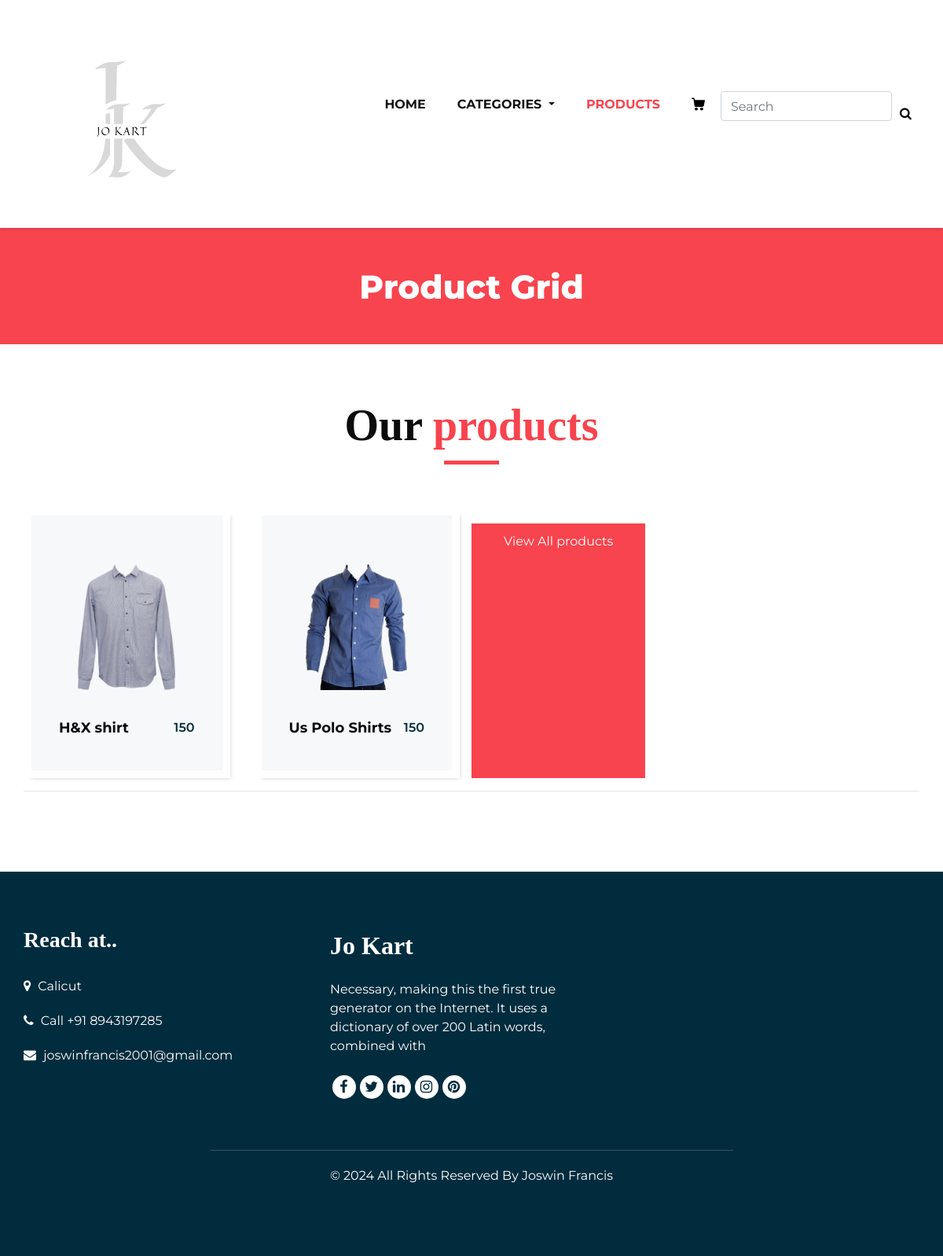
The page /products/shirts/ (signed in) on the database its author committed.
### products/models.py (models this page shows, shortened)
class Product(models.Model):
    product_name=models.CharField(max_length=200 ,unique=True)
    slug = models.SlugField(max_length=200 ,unique=True)
    description=models.TextField(max_length=500 , blank=True)
    price=models.IntegerField()
    images=models.ImageField(upload_to='media/')
    stock=models.IntegerField()
    is_available=models.BooleanField(default=True)
    category = models.ForeignKey(Category,on_delete=models.CASCADE)
    created_date=models.DateTimeField(auto_now_add=True)
    modified_date=models.DateTimeField(auto_now=True)
    def get_url(self):
        return reverse('product_details', args=[self.category.slug ,self.slug])

### products/views.py (the view, shortened to what this page needs)
# urls.py: path('',include('products.urls')),
@login_required(login_url='login')
def products(request,category_slug=None):
    categories = None
    products = None
    if category_slug != None:
        categories = get_object_or_404(Category,slug=category_slug)
        products = Product.objects.filter(category=categories, is_available=True)
    context = {
        'products':products,
    }
    return render(request,'product.html',context)

### category/context_processors.py (called while the page is built)
def menu_links(request):
    links = Category.objects.all()
    return dict(links=links)

### category/models.py (called while the page is built)
    def get_url(self):
        return reverse('products_by_category', args=[self.slug])

### templates/product.html (shortened to what this page needs)
{% load static %}
<!DOCTYPE html>
<html>
   <head>
      <link rel="stylesheet" type="text/css" href="{% static 'css/bootstrap.css' %}" />
      <link href="{% static 'css/font-awesome.min.css' %}" rel="stylesheet" />
      <link href="{% static 'css/style.css' %}" rel="stylesheet" />
      <link href="{% static 'css/responsive.css' %}" rel="stylesheet" />
   </head>
   <body class="sub_page">
      <div class="hero_area">
         <header class="header_section">
            <div class="container">
               <nav class="navbar navbar-expand-lg custom_nav-container ">
                  <a class="navbar-brand" href="{% url 'index' %}"><img width="250" src="{% static 'images/logo.png' %}" alt="#" /></a>
                  <div class="collapse navbar-collapse" id="navbarSupportedContent">
                     <ul class="navbar-nav">
                        <li class="nav-item">
                           <a class="nav-link" href="{% url 'index' %}">Home <span class="sr-only">(current)</span></a>
                        </li>
                        <li class="nav-item dropdown">
                           <a class="nav-link dropdown-toggle" href="#" data-toggle="dropdown" role="button" aria-haspopup="true" aria-expanded="true"> <span class="nav-label">Categories </a>
                        </li>
                        <li class="nav-item active">
                           <a class="nav-link" href="{% url 'products' %}">Products</a>
                        </li>
                        <li class="nav-item">
                           <a class="nav-link" href="{% url 'cart' %}">
                           </a>
                        </li>
                        <form class="form-inline" method="GET" action="{% url 'search_product' %}">
                           <input type="text" name="search" placeholder="search" class="form-control">
                           <button class="btn my-2 my-sm-0 nav_search-btn" type="submit">
                               <i class="fa fa-search" aria-hidden="true"></i>
                           </button>
                        </form>
                     </ul>
                  </div>
               </nav>
            </div>
         </header>
      </div>
      <section class="inner_page_head">
         <div class="container_fuild">
            <div class="row">
               <div class="col-md-12">
                  <div class="full">
                     <h3>Product Grid</h3>
                  </div>
               </div>
            </div>
         </div>
      </section>
      <section class="product_section layout_padding">
         <div class="container">
            <div class="heading_container heading_center">
               <h2>
                  Our <span>products</span>
               </h2>
            </div>
            <div class="row">
               {% for product in products %}
               <div class="col-sm-6 col-md-4 col-lg-3">
                  <div class="box">
                     <div class="img-box">
                        <img src="{{product.images.url}}" alt="">
                     </div>
                     <div class="detail-box">
                        <h5>
                           {{product.product_name}}
                        </h5>
                        <h6>
                           {{product.price}}
                        </h6>
                     </div>
                  </div>
               </div>
               {% endfor %}
            <div class="btn-box">
               <a href="">
               View All products
               </a>
            </div>
         </div><hr>
      </section>
      <footer class="footer_section">
         <div class="container">
            <div class="row">
               <div class="col-md-4 footer-col">
                  <div class="footer_contact">
                     <h4>
                        Reach at..
                     </h4>
                     <div class="contact_link_box">
                        <a href="">
                        <i class="fa fa-map-marker" aria-hidden="true"></i>
                        <span>
                        Calicut
                        </span>
                        </a>
                        <a href="">
                        <i class="fa fa-phone" aria-hidden="true"></i>
                        <span>
                        Call +91 8943197285
                        </span>
                        </a>
                        <a href="">
                        <i class="fa fa-envelope" aria-hidden="true"></i>
                        <span>
                        joswinfrancis2001@gmail.com
                        </span>
                        </a>
                     </div>
                  </div>
               </div>
               <div class="col-md-4 footer-col">
                  <div class="footer_detail">
                     <a href="{% url 'index' %}" class="footer-logo">
                     Jo Kart
                     </a>
                     <p>
                        Necessary, making this the first true generator on the Internet. It uses a dictionary of over 200 Latin words, combined with
                     </p>
                     <div class="footer_social">
                        <a href="">
                        <i class="fa fa-facebook" aria-hidden="true"></i>
                        </a>
                        <a href="">
                        <i class="fa fa-twitter" aria-hidden="true"></i>
                        </a>
                        <a href="">
                        <i class="fa fa-linkedin" aria-hidden="true"></i>
                        </a>
                        <a href="">
                        <i class="fa fa-instagram" aria-hidden="true"></i>
                        </a>
                        <a href="">
                        <i class="fa fa-pinterest" aria-hidden="true"></i>
                        </a>
                     </div>
                  </div>
               </div>
               <div class="col-md-4 footer-col">
                  <div class="map_container">
                     <div class="map">
                        <div id="googleMap"></div>
                     </div>
                  </div>
               </div>
            </div>
            <div class="footer-info">
               <div class="col-lg-7 mx-auto px-0">
                  <p>
                     &copy; <span id="displayYear"></span> All Rights Reserved By
                     <a href="#">Joswin Francis</a><br>
                  </p>
               </div>
            </div>
         </div>
      </footer>
   </body>
</html>

### static/css/responsive.css (style rules this page uses)
@media (min-width: 1200px) { .container { max-width: 1170px; } }

### rows shown on the page
Product: images (picture), product_name "H&X shirt", price "150"
Product: images (picture), product_name "Us Polo Shirts", price "150"
